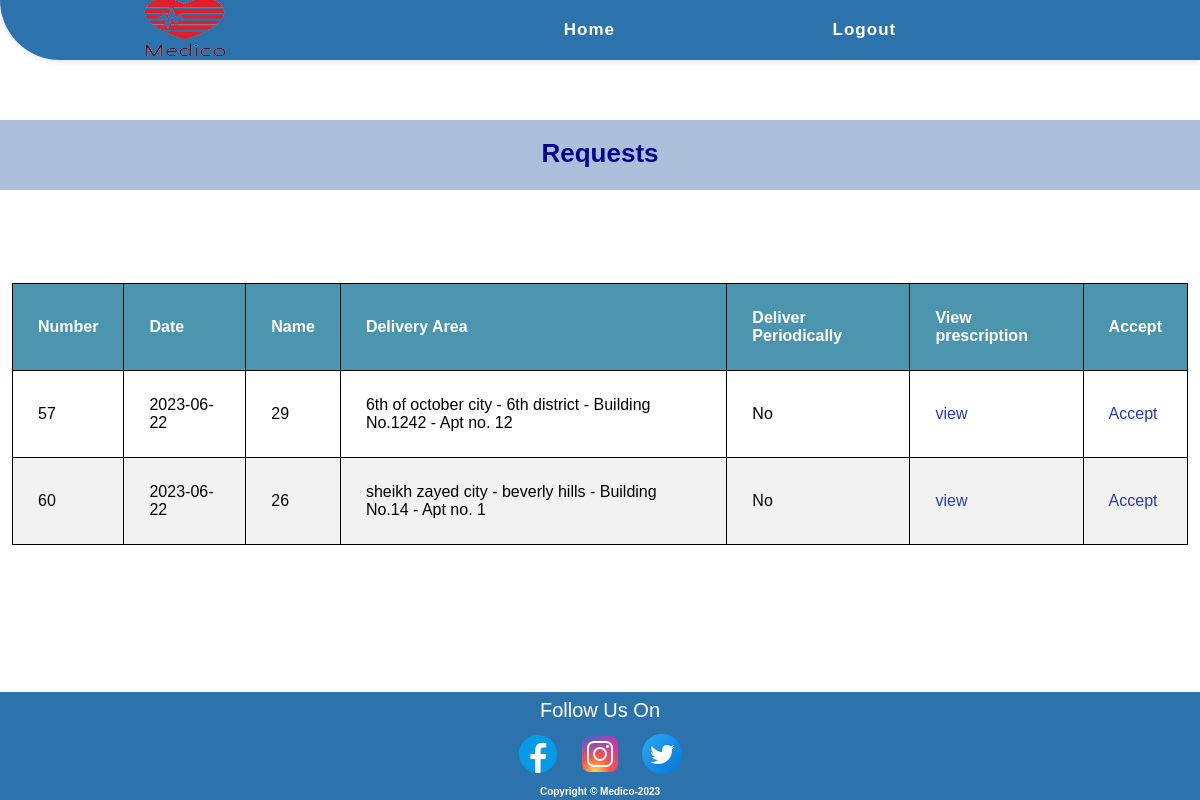
The app's page /pharmacy/requests.php (signed in) with its own data.
### tables this page shows
CREATE TABLE `images` (
  `id` int(11) NOT NULL,
  `patient_id` int(11) DEFAULT NULL,
  `d_id` int(11) DEFAULT NULL,
  `patient_address` varchar(255) NOT NULL,
  `date_of_order` date NOT NULL,
  `time_of_order` time NOT NULL,
  `image` mediumtext NOT NULL,
  `activity` varchar(255) NOT NULL,
  `order_cd` varchar(255) NOT NULL
);

### pharmacy/requests.php (the view, shortened to what this page needs)
<?php
include "../shared/conn.php";
if (isset($_SESSION['pharmacy'])) {
    $select = "SELECT * FROM `images` WHERE activity = 'yes' ";
    $sel = mysqli_query($connect, $select);
?>
    <!DOCTYPE html>
    <html lang="en">
    <head>
        <link rel="stylesheet" href="../CSS/footer.css">
        <link rel="stylesheet" href="../CSS/pharmacy's view.css">
    </head>
    <body>
        <nav>
            <div class="logo">
                <a href="#"><img src="../Images/Medico_Logo_2_Final-removebg-preview-1.png" style="height:100px; width:250px; margin-left: 10px;" alt="Medico Logo"></a>
            </div>
            <ul class="nav-links">
                <li><a href="./pharmacy_view.php">Home</a></li>
                <li><a href="../shared/login.php?gbye='1'">Logout</a></li>
            </ul>
        </nav>
        <h1 class="h1_text" id="Requests">Requests</h1>
        <table>
            <thead>
                <tr>
                    <th>Number</th>
                    <th>Date</th>
                    <th>Name</th>
                    <th>Delivery Area</th>
                    <th>Deliver Periodically</th>
                    <th>View prescription</th>
                    <th>Accept</th>
                </tr>
            </thead>
            <tbody>
                <?php foreach ($sel as $s) {  ?>
                    <tr>
                        <td><?php echo $s['id']; ?></td>
                        <td><?php echo $s['date_of_order']; ?></td>
                        <td><?php echo $s['patient_id']; ?></td>
                        <td><?php echo $s['patient_address']; ?></td>
                        <td><?php echo $s['order_cd']; ?></td>
                        <td><a href="prescription.php?view=<?php echo $s['id']; ?>">view</a></td>
                        <td><a href="sending_order_accepted.php?send=<?php echo $s['id']; ?>">Accept</a></td>
                    </tr>
                <?php } ?>
            </tbody>
        </table>
    <?php } ?>
    <footer>
        <div class="sticky-footer">
            <div class="footer-content">
                <p style="color:white">Follow Us On</p>
                <ul class="social-icons">
                    <li><a href="#"><img src="../images/facebook-logo.png" alt="Facebook Icon"></a></li>
                    <li><a href="#"><img src="../images/instagram-logo.png" alt="Instagram Icon"></a></li>
                    <li><a href="#"><img src="../images/twitter-logo.png" alt="Twitter Icon"></a></li>
                </ul>
            </div>
            <div class="footer-info">
                <h6>Copyright &copy Medico-2023</h6>
            </div>
        </div>
    </footer>
    </body>
    </html>

### CSS/footer.css (style rules this page uses)
body { min-height: 100vh; }
footer { background-color: #2c73ae; padding: 3px 0; font-size: 14px; color: #fff; }
.sticky-footer { position: sticky; top: 100%; }
footer p { margin: 0; line-height: 1.5; font-size: 20px; text-align: center; }
footer ul { margin: 0; padding: 0; list-style: none; }
footer ul li { display: inline-block; margin-left: 10px; }
footer ul li:first-child { margin-left: 0; }
a { color: #253bbc; text-decoration: none; }
footer h6 { font-size: 10px; font-weight: bold; color: white; text-align: center; }
.social-icons { text-align: center; margin: 5px 30px; }
html { height: 100%; }
body { display: flex; flex-direction: column; min-height: 100%; }
footer { margin-top: auto; }

### CSS/pharmacy's view.css (style rules this page uses)
* { padding: 0; margin: 0; box-sizing: border-box; font-family: 'Poppins', sans-serif; }
nav { display: flex; justify-content: space-between; align-items: center; background-color: #2c73ae; height: 60px; padding: 0 50px; box-shadow: 0px 2px 5px rgba(0, 0, 0, 0.1); border-bottom-left-radius: 60px; }
.nav-links { display: flex; justify-content: space-around; width: 50%; }
.nav-links li { list-style: none; }
.nav-links a { color: #ffffff; text-decoration: none; font-weight: bold; font-size: 17px; letter-spacing: 1px; }
.nav-links li { opacity: 1; transition: opacity 0.5s ease-in-out; margin: 10px 0; }
.h1_text { text-align: center; color: rgb(4, 4, 140); font-size: 26px; padding-top: 18px; font-weight: bold; margin-top: 60px; margin-bottom: 20px; background-color: #295aa063; height: 70px; }
table { border-collapse: collapse; width: 98%; margin: auto; }
th, td { text-align: left; padding: 25px; border: 1px solid black; }
th { background-color: #4c95af; color: white; }
tr:nth-child(even) { background-color: #f2f2f2; }

### records on screen
images: id "57", date_of_order "2023-06-22", patient "29", patient_address "6th of october city - 6th district - Building No.1242 - Apt no. 12", order_cd "No"
images: id "60", date_of_order "2023-06-22", patient "26", patient_address "sheikh zayed city - beverly hills - Building No.14 - Apt no. 1", order_cd "No"
